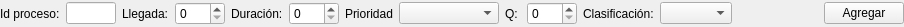
<?xml version="1.0" encoding="UTF-8"?>
<ui version="4.0">
 <class>widgetAddData</class>
 <widget class="QWidget" name="widgetAddData">
  <property name="geometry">
   <rect>
    <x>0</x>
    <y>0</y>
    <width>904</width>
    <height>27</height>
   </rect>
  </property>
  <property name="windowTitle">
   <string>Form</string>
  </property>
  <layout class="QHBoxLayout" name="horizontalLayout_2">
   <property name="margin">
    <number>0</number>
   </property>
   <item>
    <widget class="QLabel" name="label">
     <property name="text">
      <string>Id proceso:</string>
     </property>
    </widget>
   </item>
   <item>
    <widget class="QLineEdit" name="txtIdProceso">
     <property name="minimumSize">
      <size>
       <width>50</width>
       <height>0</height>
      </size>
     </property>
     <property name="maximumSize">
      <size>
       <width>50</width>
       <height>16777215</height>
      </size>
     </property>
     <property name="readOnly">
      <bool>true</bool>
     </property>
    </widget>
   </item>
   <item>
    <widget class="QLabel" name="label_4">
     <property name="text">
      <string>Llegada:</string>
     </property>
    </widget>
   </item>
   <item>
    <widget class="QSpinBox" name="txtBoxLlegada">
     <property name="minimumSize">
      <size>
       <width>50</width>
       <height>0</height>
      </size>
     </property>
     <property name="maximumSize">
      <size>
       <width>50</width>
       <height>16777215</height>
      </size>
     </property>
    </widget>
   </item>
   <item>
    <widget class="QLabel" name="label_2">
     <property name="text">
      <string>Duración:</string>
     </property>
    </widget>
   </item>
   <item>
    <widget class="QSpinBox" name="txtDuracionProceso">
     <property name="minimumSize">
      <size>
       <width>50</width>
       <height>0</height>
      </size>
     </property>
     <property name="maximumSize">
      <size>
       <width>50</width>
       <height>16777215</height>
      </size>
     </property>
    </widget>
   </item>
   <item>
    <widget class="QLabel" name="label_3">
     <property name="text">
      <string>Prioridad</string>
     </property>
    </widget>
   </item>
   <item>
    <widget class="QComboBox" name="txtBoxPrioridad">
     <property name="minimumSize">
      <size>
       <width>100</width>
       <height>0</height>
      </size>
     </property>
     <property name="maximumSize">
      <size>
       <width>100</width>
       <height>16777215</height>
      </size>
     </property>
    </widget>
   </item>
   <item>
    <widget class="QLabel" name="lblQ">
     <property name="text">
      <string>Q: </string>
     </property>
    </widget>
   </item>
   <item>
    <widget class="QSpinBox" name="txtBoxQ">
     <property name="minimumSize">
      <size>
       <width>50</width>
       <height>0</height>
      </size>
     </property>
     <property name="maximumSize">
      <size>
       <width>50</width>
       <height>16777215</height>
      </size>
     </property>
    </widget>
   </item>
   <item>
    <widget class="QLabel" name="lblClasificacion">
     <property name="text">
      <string>Clasificación:</string>
     </property>
    </widget>
   </item>
   <item>
    <widget class="QComboBox" name="txtBoxClasificacio"/>
   </item>
   <item>
    <spacer name="horizontalSpacer">
     <property name="orientation">
      <enum>Qt::Horizontal</enum>
     </property>
     <property name="sizeHint" stdset="0">
      <size>
       <width>40</width>
       <height>20</height>
      </size>
     </property>
    </spacer>
   </item>
   <item>
    <widget class="QPushButton" name="btnAgregar">
     <property name="text">
      <string>Agregar</string>
     </property>
    </widget>
   </item>
  </layout>
 </widget>
 <resources/>
 <connections/>
</ui>
